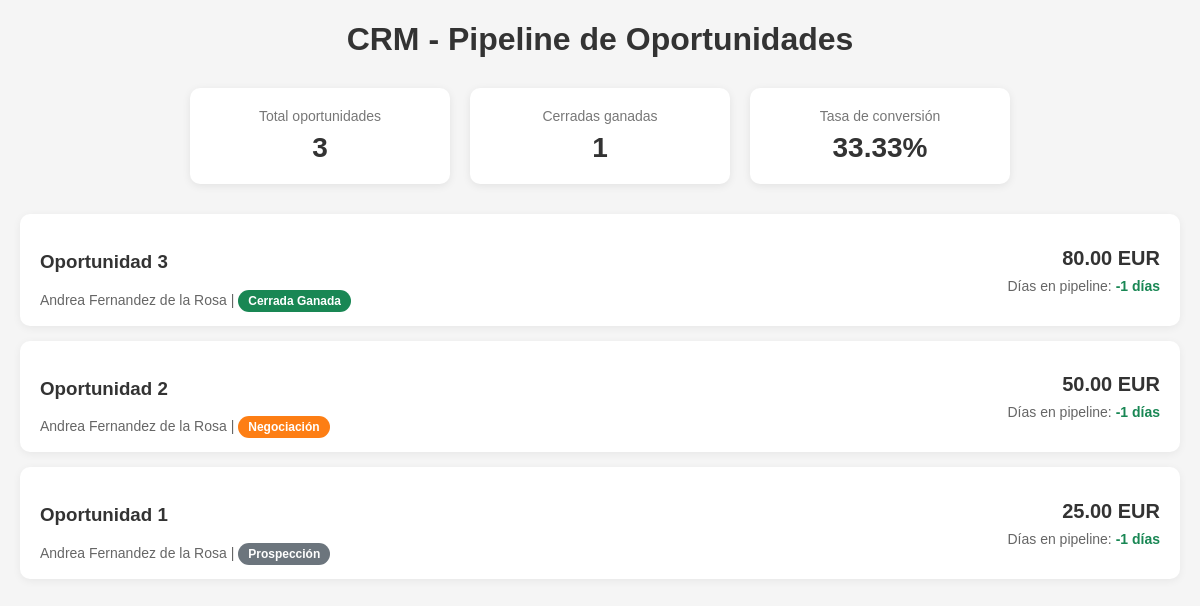
The page /crm/ on the database its author committed.
### crm/models.py (models this page shows, shortened)
class Oportunidad(models.Model):
    class Etapa(models.TextChoices):
        PROSPECCION = 'PRO', 'Prospección'
        PROPUESTA = 'PRP', 'Propuesta'
        NEGOCIACION = 'NEG', 'Negociación'
        GANADA = 'GAN', 'Cerrada Ganada'
        PERDIDA = 'PER', 'Cerrada Perdida'
    titulo = models.CharField(max_length=200)
    cliente = models.ForeignKey(
        Cliente,
        on_delete=models.CASCADE,
        related_name='oportunidades'
    )
    valor_estimado = models.DecimalField(max_digits=12, decimal_places=2)
    etapa = models.CharField(
        max_length=3,
        choices=Etapa.choices,
        default=Etapa.PROSPECCION
    )
    fecha_creacion = models.DateTimeField(auto_now_add=True)
    fecha_cierre = models.DateTimeField(null=True, blank=True)
    @property
    def dias_abierta(self):
        if not self.fecha_creacion:
            return 0
        final = self.fecha_cierre if self.fecha_cierre else timezone.now()
        return (final - self.fecha_creacion).days
    class Meta:
        verbose_name = 'Oportunidad'
        verbose_name_plural = 'Oportunidades'
        ordering = ['-fecha_creacion']

### core/models.py (models this page shows, shortened)
class Cliente(models.Model):
	nif = models.CharField(max_length=9, unique=True, verbose_name="NIF")
	nombre = models.CharField(max_length=100)
	email = models.EmailField()

### crm/views.py (the view)
# urls.py: path('', crm_dashboard, name='crm_dashboard'),
def crm_dashboard(request):
    oportunidades = Oportunidad.objects.select_related('cliente').all()
    total = oportunidades.count()
    ganadas = oportunidades.filter(etapa=Oportunidad.Etapa.GANADA).count()
    tasa_conversion = round((ganadas / total) * 100, 2) if total > 0 else 0
    context = {
        'tasa_conversion': tasa_conversion,
        'total': total,
        'ganadas': ganadas,
        'oportunidades': oportunidades.order_by('-valor_estimado'),
        'moneda': 'EUR',
    }
    return render(request, 'crm/dashboard.html', context)

### crm/templates/crm/dashboard.html (shortened to what this page needs)
<!DOCTYPE html>
<html lang="es">
<head>
</head>
<body>
    <h1>CRM - Pipeline de Oportunidades</h1>
    <div class="stats">
        <div class="stat-card">
            <div class="label">Total oportunidades</div>
            <div class="value">{{ total }}</div>
        </div>
        <div class="stat-card">
            <div class="label">Cerradas ganadas</div>
            <div class="value">{{ ganadas }}</div>
        </div>
        <div class="stat-card">
            <div class="label">Tasa de conversión</div>
            <div class="value">{{ tasa_conversion }}%</div>
        </div>
    </div>
    {% for op in oportunidades %}
        <div class="card">
            <div>
                <h3>{{ op.titulo }}</h3>
                <div class="meta">
                    {{ op.cliente.nombre }} |
                    <span class="badge badge-{{ op.etapa }}">{{ op.get_etapa_display }}</span>
                </div>
            </div>
            <div class="right">
                <div class="valor">{{ op.valor_estimado }} {{ moneda }}</div>
                <div class="meta">
                    Días en pipeline:
                    <span class="{% if op.dias_abierta > 30 %}text-danger{% else %}text-success{% endif %}">
                        {{ op.dias_abierta }} días
                    </span>
                </div>
            </div>
        </div>
    {% empty %}
        <p style="color: #888; text-align: center; padding: 40px;">
            No hay oportunidades registradas.
        </p>
    {% endfor %}
</body>
</html>

### crm/templates/crm/dashboard.html (style rules this page uses)
body { font-family: Arial, sans-serif; margin: 20px; background: #f5f5f5; color: #333; }
h1 { text-align: center; margin-bottom: 30px; }
.stats { display: flex; gap: 20px; margin-bottom: 30px; justify-content: center; flex-wrap: wrap; }
.stat-card { background: white; border-radius: 10px; padding: 20px; min-width: 220px; box-shadow: 0 2px 8px rgba(0,0,0,0.08); text-align: center; }
.label { font-size: 14px; color: #777; margin-bottom: 8px; }
.value { font-size: 28px; font-weight: bold; }
.card { background: white; border-radius: 10px; padding: 18px 20px; margin-bottom: 15px; box-shadow: 0 2px 8px rgba(0,0,0,0.06); display: flex; justify-content: space-between; align-items: center; gap: 20px; }
.meta { color: #666; font-size: 14px; }
.right { text-align: right; }
.valor { font-size: 20px; font-weight: bold; margin-bottom: 8px; }
.badge { padding: 4px 10px; border-radius: 12px; font-size: 12px; font-weight: bold; color: white; }
.badge-PRO { background: #6c757d; }
.badge-NEG { background: #fd7e14; }
.badge-GAN { background: #198754; }
.text-success { color: #198754; font-weight: bold; }

### rows shown on the page
Oportunidad: titulo "Oportunidad 3", cliente.nombre "Andrea Fernandez de la Rosa", etapa "Cerrada Ganada", valor_estimado "80.00", moneda "EUR", dias_abierta "-1"
Oportunidad: titulo "Oportunidad 2", cliente.nombre "Andrea Fernandez de la Rosa", etapa "Negociación", valor_estimado "50.00", moneda "EUR", dias_abierta "-1"
Oportunidad: titulo "Oportunidad 1", cliente.nombre "Andrea Fernandez de la Rosa", etapa "Prospección", valor_estimado "25.00", moneda "EUR", dias_abierta "-1"

### other values the page prints
{{ total }} "3"
{{ ganadas }} "1"
{{ tasa_conversion }} "33.33"
